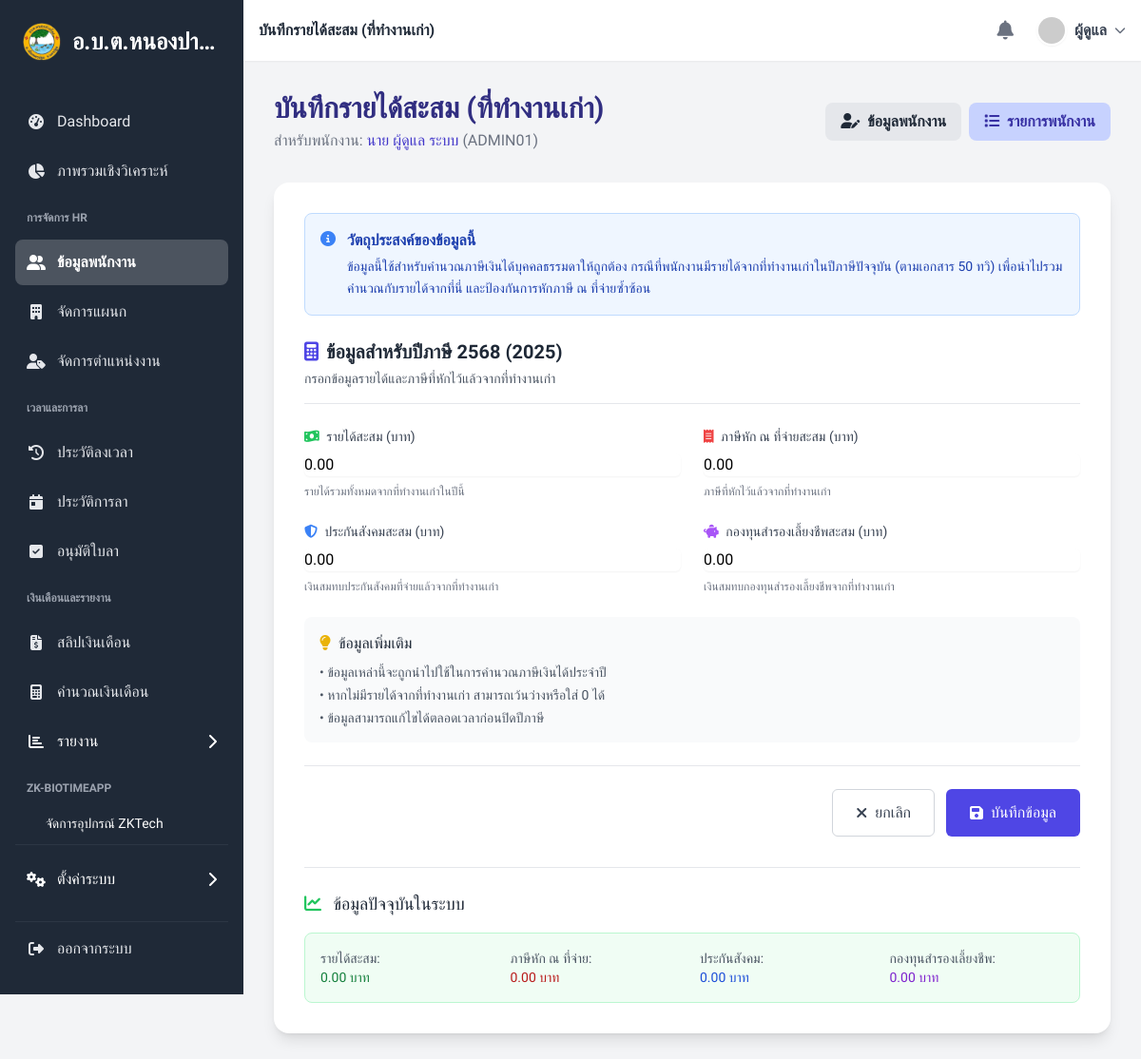
Screenshot of /employee/previous_income/1 (signed in) with the database file from the repository.
### tables this page shows
CREATE TABLE `employees`  (
  `id` int NOT NULL AUTO_INCREMENT,
  `employee_code` varchar(50) NOT NULL,
  `password` varchar(255) NOT NULL,
  `prefix` varchar(50) NOT NULL,
  `first_name_th` varchar(100) NOT NULL,
  `first_name_en` varchar(100) NULL DEFAULT NULL,
  `last_name_th` varchar(100) NOT NULL,
  `last_name_en` varchar(100) NULL DEFAULT NULL,
  `gender` varchar(10) NULL DEFAULT NULL,
  `birth_date` date NULL DEFAULT NULL,
  `nationality` varchar(100) NULL DEFAULT NULL,
  `email` varchar(100) NOT NULL,
  `phone_number` varchar(20) NULL DEFAULT NULL,
  `work_phone` varchar(20) NULL DEFAULT NULL,
  `national_id` varchar(20) NULL DEFAULT NULL,
  `address_line1` varchar(255) NULL DEFAULT NULL,
  `district` varchar(100) NULL DEFAULT NULL,
  `province` varchar(100) NULL DEFAULT NULL,
  `postal_code` varchar(10) NULL DEFAULT NULL,
  `start_date` date NOT NULL,
  `probation_days` int NULL DEFAULT NULL,
  `status` enum('ทำงาน','ทดลองงาน','ลาออก','พักงาน') NOT NULL DEFAULT 'ทดลองงาน',
  `position_id` int NULL DEFAULT NULL,
  `department_id` int NULL DEFAULT NULL,
  `supervisor_id` int NULL DEFAULT NULL,
  `role_id` int NOT NULL,
  `line_user_id` varchar(255) NULL DEFAULT NULL,
  `salary` decimal(10, 2) NULL DEFAULT 0.00,
  `tax_id` varchar(20) NULL DEFAULT NULL,
  `bank_name` varchar(100) NULL DEFAULT NULL,
  `bank_account_number` varchar(30) NULL DEFAULT NULL,
  `provident_fund_rate_employee` decimal(5, 2) NULL DEFAULT NULL,
  `provident_fund_rate_company` decimal(5, 2) NULL DEFAULT NULL,
  `profile_image_path` varchar(255) NULL DEFAULT NULL,
  PRIMARY KEY (`id`) USING BTREE,
  UNIQUE INDEX `employee_code`(`employee_code`) USING BTREE,
  UNIQUE INDEX `email`(`email`) USING BTREE,
  UNIQUE INDEX `line_user_id`(`line_user_id`) USING BTREE,
  INDEX `position_id`(`position_id`) USING BTREE,
  INDEX `department_id`(`department_id`) USING BTREE,
  INDEX `role_id`(`role_id`) USING BTREE,
  INDEX `supervisor_id`(`supervisor_id`) USING BTREE
);

CREATE TABLE `previous_incomes`  (
  `id` int NOT NULL AUTO_INCREMENT,
  `employee_id` int NOT NULL,
  `tax_year` year NOT NULL,
  `total_income` decimal(15, 2) NULL DEFAULT 0.00 COMMENT 'รายได้รวมสะสม',
  `total_tax` decimal(15, 2) NULL DEFAULT 0.00 COMMENT 'ภาษีหัก ณ ที่จ่ายสะสม',
  `social_security` decimal(15, 2) NULL DEFAULT 0.00 COMMENT 'ประกันสังคมสะสม',
  `provident_fund` decimal(15, 2) NULL DEFAULT 0.00 COMMENT 'กองทุนสำรองเลี้ยงชีพสะสม',
  `created_at` timestamp NOT NULL DEFAULT current_timestamp,
  `updated_at` timestamp NOT NULL DEFAULT current_timestamp ON UPDATE CURRENT_TIMESTAMP,
  PRIMARY KEY (`id`) USING BTREE,
  UNIQUE INDEX `unique_employee_year`(`employee_id`, `tax_year`) USING BTREE,
  INDEX `idx_employee_id`(`employee_id`) USING BTREE,
  INDEX `idx_tax_year`(`tax_year`) USING BTREE,
  CONSTRAINT `fk_previous_income_employee` FOREIGN KEY (`employee_id`) REFERENCES `employees` (`id`) ON DELETE CASCADE ON UPDATE CASCADE
);

### controllers/EmployeeController.php (called while the page is built, shortened)
<?php
require_once __DIR__ . '/../models/Employee.php';
require_once __DIR__ . '/../models/PreviousIncome.php';
require_once __DIR__ . '/../config/database.php';
class EmployeeController
{
    private $db;
    private $employee;
    public function __construct()
    {
        $database = new Database();
        $this->db = $database->getConnection();
        $this->employee = new Employee($this->db);
    }
    public function previous_income($employee_id)
    {
        $page_title = "บันทึกรายได้สะสม (ที่ทำงานเก่า)";
        $this->employee->id = $employee_id;
        $this->employee->readOne();
        $employee = $this->employee;
        $previous_income_model = new PreviousIncome($this->db);
        $current_year = date('Y');
        $previous_income = $previous_income_model->findByEmployeeAndYear($employee_id, $current_year);
        require_once 'views/employee/previous_income.php';
    }
}
?>

### config/database.php (called while the page is built, shortened)
<?php
class Database {
    private $host = "localhost";
    private $db_name = "hrm_nongpaklong";
    private $username = "root";
    private $password = "";
    public function getConnection() {
        $this->conn = null;
        try {
            $this->conn = new PDO("mysql:host=" . $this->host . ";dbname=" . $this->db_name, $this->username, $this->password);
            $this->conn->exec("set names utf8");
            $this->conn->setAttribute(PDO::ATTR_ERRMODE, PDO::ERRMODE_EXCEPTION);
        } catch (PDOException $exception) {
            echo "Connection error: " . $exception->getMessage();
            die();
        }
        return $this->conn;
    }
}

### models/Employee.php (called while the page is built, shortened)
<?php
class Employee {
    private $conn;
    private $table_name = "employees";
    public $id, $employee_code, $password, $prefix, $first_name_th, $last_name_th, $first_name_en, $last_name_en, $full_name;
    public function __construct($db) {
        $this->conn = $db;
    }
    public function readOne() {
        $query = "SELECT e.*, CONCAT(e.prefix, e.first_name_th, ' ', e.last_name_th) as full_name
                  FROM " . $this->table_name . " e
                  WHERE e.id = ?
                  LIMIT 1";
        $stmt = $this->conn->prepare($query);
        $stmt->bindParam(1, $this->id);
        $stmt->execute();
    }
}
?>

### models/PreviousIncome.php (called while the page is built, shortened)
<?php
class PreviousIncome {
    private $conn;
    private $table_name = "previous_incomes";
    public function __construct($db) {
        $this->conn = $db;
    }
    public function findByEmployeeAndYear($employee_id, $year) {
        $query = "SELECT * FROM " . $this->table_name . " WHERE employee_id = ? AND tax_year = ? LIMIT 1";
        $stmt = $this->conn->prepare($query);
        $stmt->execute([$employee_id, $year]);
        return $stmt->fetch(PDO::FETCH_ASSOC);
    }
}
?>

### views/employee/previous_income.php (the view, shortened to what this page needs)
<?php
require_once __DIR__ . '/../layouts/header.php';
require_once __DIR__ . '/../layouts/sidebar.php';
function get_previous_income_value($previous_income, $field_name, $default = '0.00') {
    return (isset($previous_income) && is_array($previous_income) && isset($previous_income[$field_name]))
        ? htmlspecialchars($previous_income[$field_name])
        : $default;
}
$current_tax_year_be = date('Y') + 543;
$current_tax_year = date('Y');
?>
<main class="flex-1 p-4 sm:p-6 lg:p-8">
    <div class="flex justify-between items-center mb-8">
        <div>
            <h1 class="text-2xl md:text-3xl font-bold text-indigo-900"><?php echo htmlspecialchars($page_title); ?></h1>
            <p class="text-gray-500 mt-1">
                สำหรับพนักงาน:
                <span class="font-medium text-indigo-700">
                    <?php echo htmlspecialchars($employee->prefix . ' ' . $employee->first_name_th . ' ' . $employee->last_name_th); ?>
                </span>
                (<?php echo htmlspecialchars($employee->employee_code); ?>)
            </p>
        </div>
        <div class="flex gap-2">
            <a href="<?php echo BASE_URL; ?>/employee/edit/<?php echo $employee->id; ?>" class="bg-gray-200 hover:bg-gray-300 text-gray-800 font-bold py-2 px-4 rounded-lg">
                <i class="fas fa-user-edit mr-1"></i> ข้อมูลพนักงาน
            </a>
            <a href="<?php echo BASE_URL; ?>/employee" class="bg-indigo-200 hover:bg-indigo-300 text-indigo-800 font-bold py-2 px-4 rounded-lg">
                <i class="fas fa-list mr-1"></i> รายการพนักงาน
            </a>
        </div>
    </div>
    <div class="bg-white rounded-2xl shadow-lg p-6 md:p-8">
        <div class="bg-blue-50 border border-blue-200 text-blue-800 p-4 rounded-lg mb-6">
            <div class="flex items-start">
                <i class="fas fa-info-circle text-blue-500 mr-3 mt-0.5 flex-shrink-0"></i>
                <div>
                    <h4 class="font-bold mb-1">วัตถุประสงค์ของข้อมูลนี้</h4>
                    <p class="text-sm leading-relaxed">
                        ข้อมูลนี้ใช้สำหรับคำนวณภาษีเงินได้บุคคลธรรมดาให้ถูกต้อง กรณีที่พนักงานมีรายได้จากที่ทำงานเก่าในปีภาษีปัจจุบัน
                        (ตามเอกสาร 50 ทวิ) เพื่อนำไปรวมคำนวณกับรายได้จากที่นี่ และป้องกันการหักภาษี ณ ที่จ่ายซ้ำซ้อน
                    </p>
                </div>
            </div>
        </div>
        <form action="<?php echo BASE_URL; ?>/employee/previous_income/<?php echo $employee->id; ?>" method="POST" class="space-y-6">
            <div class="border-b border-gray-200 pb-4">
                <h2 class="text-xl font-bold text-gray-800 flex items-center">
                    <i class="fas fa-calculator text-indigo-600 mr-2"></i>
                    ข้อมูลสำหรับปีภาษี <?php echo $current_tax_year_be; ?> (<?php echo $current_tax_year; ?>)
                </h2>
                <p class="text-sm text-gray-600 mt-1">กรอกข้อมูลรายได้และภาษีที่หักไว้แล้วจากที่ทำงานเก่า</p>
            </div>
            <div class="grid grid-cols-1 md:grid-cols-2 gap-6">
                <div class="space-y-2">
                    <label for="total_income" class="block text-sm font-medium text-gray-700">
                        <i class="fas fa-money-bill-wave text-green-500 mr-1"></i>
                        รายได้สะสม (บาท)
                    </label>
                    <input type="number"
                           step="0.01"
                           name="total_income"
                           id="total_income"
                           class="mt-1 block w-full border-gray-300 rounded-md shadow-sm focus:ring-indigo-500 focus:border-indigo-500"
                           value="<?php echo get_previous_income_value($previous_income, 'total_income'); ?>"
                           placeholder="0.00">
                    <p class="text-xs text-gray-500">รายได้รวมทั้งหมดจากที่ทำงานเก่าในปีนี้</p>
                </div>
                <div class="space-y-2">
                    <label for="total_tax" class="block text-sm font-medium text-gray-700">
                        <i class="fas fa-receipt text-red-500 mr-1"></i>
                        ภาษีหัก ณ ที่จ่ายสะสม (บาท)
                    </label>
                    <input type="number"
                           step="0.01"
                           name="total_tax"
                           id="total_tax"
                           class="mt-1 block w-full border-gray-300 rounded-md shadow-sm focus:ring-indigo-500 focus:border-indigo-500"
                           value="<?php echo get_previous_income_value($previous_income, 'total_tax'); ?>"
                           placeholder="0.00">
                    <p class="text-xs text-gray-500">ภาษีที่หักไว้แล้วจากที่ทำงานเก่า</p>
                </div>
                <div class="space-y-2">
                    <label for="social_security" class="block text-sm font-medium text-gray-700">
                        <i class="fas fa-shield-alt text-blue-500 mr-1"></i>
                        ประกันสังคมสะสม (บาท)
                    </label>
                    <input type="number"
                           step="0.01"
                           name="social_security"
                           id="social_security"
                           class="mt-1 block w-full border-gray-300 rounded-md shadow-sm focus:ring-indigo-500 focus:border-indigo-500"
                           value="<?php echo get_previous_income_value($previous_income, 'social_security'); ?>"
                           placeholder="0.00">
                    <p class="text-xs text-gray-500">เงินสมทบประกันสังคมที่จ่ายแล้วจากที่ทำงานเก่า</p>
                </div>
                <div class="space-y-2">
                    <label for="provident_fund" class="block text-sm font-medium text-gray-700">
                        <i class="fas fa-piggy-bank text-purple-500 mr-1"></i>
                        กองทุนสำรองเลี้ยงชีพสะสม (บาท)
                    </label>
                    <input type="number"
                           step="0.01"
                           name="provident_fund"
                           id="provident_fund"
                           class="mt-1 block w-full border-gray-300 rounded-md shadow-sm focus:ring-indigo-500 focus:border-indigo-500"
                           value="<?php echo get_previous_income_value($previous_income, 'provident_fund'); ?>"
                           placeholder="0.00">
                    <p class="text-xs text-gray-500">เงินสมทบกองทุนสำรองเลี้ยงชีพจากที่ทำงานเก่า</p>
                </div>
            </div>
            <div class="bg-gray-50 p-4 rounded-lg">
                <h4 class="font-medium text-gray-800 mb-2">
                    <i class="fas fa-lightbulb text-yellow-500 mr-1"></i>
                    ข้อมูลเพิ่มเติม
                </h4>
                <div class="text-sm text-gray-600 space-y-1">
                    <p>• ข้อมูลเหล่านี้จะถูกนำไปใช้ในการคำนวณภาษีเงินได้ประจำปี</p>
                    <p>• หากไม่มีรายได้จากที่ทำงานเก่า สามารถเว้นว่างหรือใส่ 0 ได้</p>
                    <p>• ข้อมูลสามารถแก้ไขได้ตลอดเวลาก่อนปิดปีภาษี</p>
                </div>
            </div>
            <div class="flex justify-end space-x-3 pt-6 border-t border-gray-200">
                <a href="<?php echo BASE_URL; ?>/employee"
                   class="inline-flex items-center px-6 py-3 border border-gray-300 text-base font-medium rounded-md text-gray-700 bg-white hover:bg-gray-50 focus:outline-none focus:ring-2 focus:ring-offset-2 focus:ring-indigo-500 transition-colors duration-200">
                    <i class="fas fa-times mr-2"></i>
                    ยกเลิก
                </a>
                <button type="submit"
                        class="inline-flex items-center px-6 py-3 border border-transparent text-base font-medium rounded-md text-white bg-indigo-600 hover:bg-indigo-700 focus:outline-none focus:ring-2 focus:ring-offset-2 focus:ring-indigo-500 transition-colors duration-200">
                    <i class="fas fa-save mr-2"></i>
                    บันทึกข้อมูล
                </button>
            </div>
        </form>
        <?php if (isset($previous_income) && is_array($previous_income) && !empty(array_filter($previous_income))): ?>
            <div class="mt-8 pt-6 border-t border-gray-200">
                <h3 class="text-lg font-medium text-gray-800 mb-4">
                    <i class="fas fa-chart-line text-green-500 mr-2"></i>
                    ข้อมูลปัจจุบันในระบบ
                </h3>
                <div class="bg-green-50 border border-green-200 rounded-lg p-4">
                    <div class="grid grid-cols-2 md:grid-cols-4 gap-4 text-sm">
                        <div>
                            <span class="text-gray-600">รายได้สะสม:</span>
                            <p class="font-medium text-green-700">
                                <?php echo number_format(floatval($previous_income['total_income'] ?? 0), 2); ?> บาท
                            </p>
                        </div>
                        <div>
                            <span class="text-gray-600">ภาษีหัก ณ ที่จ่าย:</span>
                            <p class="font-medium text-red-700">
                                <?php echo number_format(floatval($previous_income['total_tax'] ?? 0), 2); ?> บาท
                            </p>
                        </div>
                        <div>
                            <span class="text-gray-600">ประกันสังคม:</span>
                            <p class="font-medium text-blue-700">
                                <?php echo number_format(floatval($previous_income['social_security'] ?? 0), 2); ?> บาท
                            </p>
                        </div>
                        <div>
                            <span class="text-gray-600">กองทุนสำรองเลี้ยงชีพ:</span>
                            <p class="font-medium text-purple-700">
                                <?php echo number_format(floatval($previous_income['provident_fund'] ?? 0), 2); ?> บาท
                            </p>
                        </div>
                    </div>
                </div>
            </div>
        <?php endif; ?>
    </div>
</main>
<?php require_once __DIR__ . '/../layouts/footer.php'; ?>

### rows the page displays
employees: prefix+first_name_th+last_name_th "นาย ผู้ดูแล ระบบ", employee_code "ADMIN01"
previous_incomes: total_income "0.00", total_tax "0.00", social_security "0.00", provident_fund "0.00"

### other values shown
$org_name "อ.บ.ต.หนองปา…"
$page_title "บันทึกรายได้สะสม (ที่ทำงานเก่า)"
$_SESSION['user_name'] "ผู้ดูแล"
